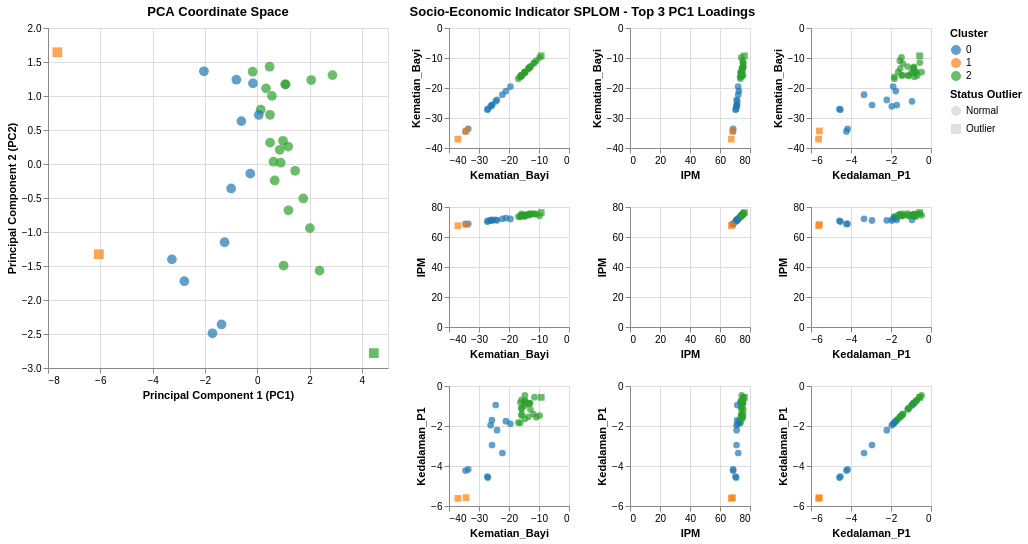

Source (notebook cell):
### Markdown cell above
## Integrasi Visualisasi Multivariat Tambahan & Brushing-Linking

### Subtask:
 Visualisasi multivariat tingkat lanjut yang mencakup peta panas terklaster secara menyeluruh (full clustered heatmap), diagram koordinat paralel yang interaktif, serta dasbor brushing-and-linking yang menghubungkan diagram sebar PCA dengan matriks diagram sebar (SPLOM).

### Code cell
import seaborn as sns
import matplotlib.pyplot as plt
import plotly.express as px
import altair as alt
import pandas as pd
import numpy as np

assert 'pca_scores' in globals(), "Dataframe utama 'pca_scores' tidak ditemukan!"
assert 'pca' in globals(), "Model PCA tidak ditemukan!"
assert 'curr_features' in globals(), "Fitur terpilih 'curr_features' tidak ditemukan!"
assert 'df_scaled_new' in globals() or 'df_scaled' in globals(), "Data terstandardisasi tidak ditemukan!"
df_active_scaled = df_scaled_new if 'df_scaled_new' in globals() else df_scaled

# 1. Clustered Heatmap (Konsisten dengan Cluster)
df_heatmap = df_active_scaled[curr_features].copy()
df_heatmap.index = df_active_scaled['Provinsi']

# Map warna baris berdasarkan Cluster pada pca_scores
color_palette = {'0': '#1f77b4', '1': '#ff7f0e', '2': '#2ca02c'}
row_colors = pca_scores.set_index('Provinsi')['Cluster'].map(color_palette)

g = sns.clustermap(
    df_heatmap,
    cmap='RdYlBu_r',
    center=0,
    row_colors=row_colors,
    linewidths=.15,
    figsize=(11, 13),
    cbar_kws={'label': 'Z-Score'}
)
plt.suptitle("Clustered Heatmap: Hierarchical Clustering of Provinces and Indicators", y=1.01, fontsize=14, weight='bold')
plt.show()

# 2. Interactive Parallel Coordinates Plot
df_parallel = pca_scores.copy()
df_parallel['Cluster_Code'] = df_parallel['Cluster'].astype(int)

fig_parallel = px.parallel_coordinates(
    df_parallel,
    dimensions=curr_features,
    color='Cluster_Code',
    color_continuous_scale=[
        (0.0, '#1f77b4'),  # Cluster 0
        (0.5, '#ff7f0e'),  # Cluster 1
        (1.0, '#2ca02c')   # Cluster 2
    ],
    labels={col: col.replace('_', ' ') for col in curr_features},
    title="Parallel Coordinates Plot: Socio-Economic Profiles Across K-Means Clusters"
)
fig_parallel.update_layout(title_font_size=16, margin=dict(l=70, r=60, t=80, b=40))
fig_parallel.show()

# 3. Interactive Brushing and Linking Dashboard (Altair)
# Menyeleksi otomatis 3 variabel asli dengan loading PC1 terbesar secara absolut
loadings_df = pd.DataFrame(
    pca.components_[0],
    index=curr_features,
    columns=['PC1_Loading']
)
top_3_vars = loadings_df['PC1_Loading'].abs().nlargest(3).index.tolist()
print("Top 3 indicators selected for SPLOM:", top_3_vars)

brush = alt.selection_interval(name="brush")

pca_chart = alt.Chart(pca_scores).mark_point(size=95, filled=True).encode(
    x=alt.X('PC1:Q', title='Principal Component 1 (PC1)'),
    y=alt.Y('PC2:Q', title='Principal Component 2 (PC2)'),
    color=alt.condition(brush, 'Cluster:N', alt.value('lightgray'), title='Cluster', scale=alt.Scale(domain=['0', '1', '2'], range=['#1f77b4', '#ff7f0e', '#2ca02c'])),
    shape=alt.Shape('Status_Outlier:N', title='Status Outlier'),
    tooltip=['Provinsi', 'Cluster', 'Status_Outlier']
).properties(
    width=340,
    height=340,
    title='PCA Coordinate Space'
).add_params(
    brush
)

splom_chart = alt.Chart(pca_scores).mark_point(size=45, filled=True).encode(
    x=alt.X(alt.repeat("column"), type='quantitative'),
    y=alt.Y(alt.repeat("row"), type='quantitative'),
    color=alt.condition(brush, 'Cluster:N', alt.value('lightgray'), title='Cluster', scale=alt.Scale(domain=['0', '1', '2'], range=['#1f77b4', '#ff7f0e', '#2ca02c'])),
    shape=alt.Shape('Status_Outlier:N', title='Status Outlier'),
    tooltip=['Provinsi']
).properties(
    width=120,
    height=120
).repeat(
    row=top_3_vars,
    column=top_3_vars
).properties(
    title='Socio-Economic Indicator SPLOM - Top 3 PC1 Loadings'
)

dashboard = alt.hconcat(pca_chart, splom_chart).resolve_scale(
    color='shared',
    shape='shared'
)

dashboard.display()

### Figure 1 — Vega-Lite specification as saved in the notebook (floating-point values rounded to 4 significant figures)
{"config": {"view": {"continuousWidth": 300, "continuousHeight": 300}}, "hconcat": [{"data": {"name": "data-8772f249ad0b0319b61ae18cc164e15b"}, "mark": {"type": "point", "filled": true, "size": 95}, "encoding": {"color": {"condition": {"param": "brush", "field": "Cluster", "type": "nominal", "title": "Cluster", "scale": {"domain": ["0", "1", "2"], "range": ["#1f77b4", "#ff7f0e", "#2ca02c"]}}, "value": "lightgray"}, "shape": {"field": "Status_Outlier", "title": "Status Outlier", "type": "nominal"}, "tooltip": [{"field": "Provinsi", "type": "nominal"}, {"field": "Cluster", "type": "nominal"}, {"field": "Status_Outlier", "type": "nominal"}], "x": {"field": "PC1", "title": "Principal Component 1 (PC1)", "type": "quantitative"}, "y": {"field": "PC2", "title": "Principal Component 2 (PC2)", "type": "quantitative"}}, "height": 340, "name": "view_2", "title": "PCA Coordinate Space", "width": 340}, {"repeat": {"column": ["Kematian_Bayi", "IPM", "Kedalaman_P1"], "row": ["Kematian_Bayi", "IPM", "Kedalaman_P1"]}, "spec": {"data": {"name": "data-8772f249ad0b0319b61ae18cc164e15b"}, "mark": {"type": "point", "filled": true, "size": 45}, "encoding": {"color": {"condition": {"param": "brush", "field": "Cluster", "type": "nominal", "title": "Cluster", "scale": {"domain": ["0", "1", "2"], "range": ["#1f77b4", "#ff7f0e", "#2ca02c"]}}, "value": "lightgray"}, "shape": {"field": "Status_Outlier", "title": "Status Outlier", "type": "nominal"}, "tooltip": [{"field": "Provinsi", "type": "nominal"}], "x": {"field": {"repeat": "column"}, "type": "quantitative"}, "y": {"field": {"repeat": "row"}, "type": "quantitative"}}, "height": 120, "width": 120}, "title": "Socio-Economic Indicator SPLOM - Top 3 PC1 Loadings"}], "params": [{"name": "brush", "select": {"type": "interval"}, "views": ["view_2"]}], "resolve": {"scale": {"color": "shared", "shape": "shared"}}, "$schema": "https://vega.github.io/schema/vega-lite/v5.20.1.json", "datasets": {"data-8772f249ad0b0319b61ae18cc164e15b": [{"PC1": -0.1749, "PC2": 1.357, "Provinsi": "ACEH", "Cluster": "2", "Status_Outlier": "Normal", "IPM": 73.48, "Kedalaman_P1": -1.84, "Kematian_Bayi": -16.27, "Sanitasi": 82.21, "Gini": -0.329, "TPT": -5.5, "PDRB_Kapita": 45770.0, "Pekerja_Formal": 36.09, "APK_PT": 42.81, "Internet_BlankSpot": -552.0}, {"PC1": 2.064, "PC2": 1.235, "Provinsi": "BALI", "Cluster": "2", "Status_Outlier": "Normal", "IPM": 75.46, "Kedalaman_P1": -0.56, "Kematian_Bayi": -11.51, "Sanitasi": 98.2, "Gini": -0.352, "TPT": -1.58, "PDRB_Kapita": 72660.0, "Pekerja_Formal": 49.53, "APK_PT": 40.69, "Internet_BlankSpot": -1.0}, {"PC1": 2.014, "PC2": -0.9432, "Provinsi": "BANTEN", "Cluster": "2", "Status_Outlier": "Normal", "IPM": 75.33, "Kedalaman_P1": -0.85, "Kematian_Bayi": -12.94, "Sanitasi": 90.71, "Gini": -0.335, "TPT": -6.64, "PDRB_Kapita": 74670.0, "Pekerja_Formal": 54.88, "APK_PT": 34.33, "Internet_BlankSpot": -94.0}, {"PC1": 0.4745, "PC2": 1.431, "Provinsi": "BENGKULU", "Cluster": "2", "Status_Outlier": "Normal", "IPM": 73.59, "Kedalaman_P1": -1.83, "Kematian_Bayi": -16.89, "Sanitasi": 85.75, "Gini": -0.424, "TPT": -3.24, "PDRB_Kapita": 52300.0, "Pekerja_Formal": 34.83, "APK_PT": 38.94, "Internet_BlankSpot": -91.0}, {"PC1": 2.875, "PC2": 1.307, "Provinsi": "DI YOGYAKARTA", "Cluster": "2", "Status_Outlier": "Normal", "IPM": 74.15, "Kedalaman_P1": -1.475, "Kematian_Bayi": -9.8, "Sanitasi": 96.94, "Gini": -0.434, "TPT": -3.18, "PDRB_Kapita": 55040.0, "Pekerja_Formal": 46.03, "APK_PT": 74.7, "Internet_BlankSpot": -17.0}, {"PC1": 4.458, "PC2": -2.781, "Provinsi": "DKI JAKARTA", "Cluster": "2", "Status_Outlier": "Outlier", "IPM": 76.27, "Kedalaman_P1": -0.57, "Kematian_Bayi": -9.26, "Sanitasi": 93.98, "Gini": -0.441, "TPT": -6.18, "PDRB_Kapita": 367700.0, "Pekerja_Formal": 63.37, "APK_PT": 41.78, "Internet_BlankSpot": -0.0}, {"PC1": -0.6062, "PC2": 0.6308, "Provinsi": "GORONTALO", "Cluster": "0", "Status_Outlier": "Normal", "IPM": 71.06, "Kedalaman_P1": -1.96, "Kematian_Bayi": -26.12, "Sanitasi": 84.7, "Gini": -0.389, "TPT": -3.12, "PDRB_Kapita": 47480.0, "Pekerja_Formal": 38.86, "APK_PT": 37.75, "Internet_BlankSpot": -58.0}, {"PC1": 0.8983, "PC2": 0.0192, "Provinsi": "JAMBI", "Cluster": "2", "Status_Outlier": "Normal", "IPM": 74.39, "Kedalaman_P1": -0.98, "Kematian_Bayi": -14.75, "Sanitasi": 85.88, "Gini": -0.328, "TPT": -4.48, "PDRB_Kapita": 92790.0, "Pekerja_Formal": 42.73, "APK_PT": 33.58, "Internet_BlankSpot": -106.0}, {"PC1": 1.45, "PC2": -0.09942, "Provinsi": "JAWA BARAT", "Cluster": "2", "Status_Outlier": "Normal", "IPM": 75.53, "Kedalaman_P1": -1.17, "Kematian_Bayi": -12.84, "Sanitasi": 76.2, "Gini": -0.426, "TPT": -6.74, "PDRB_Kapita": 59860.0, "Pekerja_Formal": 45.05, "APK_PT": 28.36, "Internet_BlankSpot": -83.0}, {"PC1": 1.072, "PC2": 1.171, "Provinsi": "JAWA TENGAH", "Cluster": "2", "Status_Outlier": "Normal", "IPM": 75.24, "Kedalaman_P1": -1.56, "Kematian_Bayi": -10.88, "Sanitasi": 87.51, "Gini": -0.39, "TPT": -4.33, "PDRB_Kapita": 50820.0, "Pekerja_Formal": 41.21, "APK_PT": 29.7, "Internet_BlankSpot": -187.0}, {"PC1": 1.084, "PC2": 1.171, "Provinsi": "JAWA TIMUR", "Cluster": "2", "Status_Outlier": "Normal", "IPM": 75.36, "Kedalaman_P1": -1.41, "Kematian_Bayi": -11.84, "Sanitasi": 88.26, "Gini": -0.383, "TPT": -3.61, "PDRB_Kapita": 80860.0, "Pekerja_Formal": 38.27, "APK_PT": 32.4, "Internet_BlankSpot": -150.0}, {"PC1": 0.5617, "PC2": 1.001, "Provinsi": "KALIMANTAN BARAT", "Cluster": "2", "Status_Outlier": "Normal", "IPM": 74.28, "Kedalaman_P1": -0.86, "Kematian_Bayi": -14.83, "Sanitasi": 88.37, "Gini": -0.348, "TPT": -4.23, "PDRB_Kapita": 56980.0, "Pekerja_Formal": 43.61, "APK_PT": 23.99, "Internet_BlankSpot": -272.0}, {"PC1": 0.8615, "PC2": 0.2092, "Provinsi": "KALIMANTAN SELATAN", "Cluster": "2", "Status_Outlier": "Normal", "IPM": 74.49, "Kedalaman_P1": -0.47, "Kematian_Bayi": -14.7, "Sanitasi": 86.8, "Gini": -0.304, "TPT": -3.94, "PDRB_Kapita": 70580.0, "Pekerja_Formal": 46.52, "APK_PT": 28.12, "Internet_BlankSpot": -104.0}, {"PC1": 0.4907, "PC2": 0.314, "Provinsi": "KALIMANTAN TENGAH", "Cluster": "2", "Status_Outlier": "Normal", "IPM": 74.01, "Kedalaman_P1": -0.83, "Kematian_Bayi": -16.21, "Sanitasi": 83.14, "Gini": -0.31, "TPT": -3.47, "PDRB_Kapita": 84730.0, "Pekerja_Formal": 49.85, "APK_PT": 25.49, "Internet_BlankSpot": -181.0}, {"PC1": 2.383, "PC2": -1.568, "Provinsi": "KALIMANTAN TIMUR", "Cluster": "2", "Status_Outlier": "Normal", "IPM": 75.28, "Kedalaman_P1": -0.88, "Kematian_Bayi": -13.47, "Sanitasi": 92.57, "Gini": -0.316, "TPT": -5.33, "PDRB_Kapita": 208300.0, "Pekerja_Formal": 56.78, "APK_PT": 40.44, "Internet_BlankSpot": -126.0}, {"PC1": 1.009, "PC2": -1.495, "Provinsi": "KALIMANTAN UTARA", "Cluster": "2", "Status_Outlier": "Normal", "IPM": 73.68, "Kedalaman_P1": -0.75, "Kematian_Bayi": -14.76, "Sanitasi": 86.0, "Gini": -0.262, "TPT": -3.9, "PDRB_Kapita": 208200.0, "Pekerja_Formal": 51.56, "APK_PT": 27.93, "Internet_BlankSpot": -74.0}, {"PC1": 0.621, "PC2": 0.03398, "Provinsi": "KEPULAUAN BANGKA BELITUNG", "Cluster": "2", "Status_Outlier": "Normal", "IPM": 74.46, "Kedalaman_P1": -1.475, "Kematian_Bayi": -15.82, "Sanitasi": 85.93, "Gini": -0.332, "TPT": -4.165, "PDRB_Kapita": 72340.0, "Pekerja_Formal": 39.21, "APK_PT": 33.83, "Internet_BlankSpot": -1.0}, {"PC1": 0.9847, "PC2": 0.3415, "Provinsi": "KEPULAUAN RIAU", "Cluster": "2", "Status_Outlier": "Normal", "IPM": 75.46, "Kedalaman_P1": -0.69, "Kematian_Bayi": -15.82, "Sanitasi": 85.93, "Gini": -0.332, "TPT": -4.165, "PDRB_Kapita": 72340.0, "Pekerja_Formal": 39.21, "APK_PT": 33.83, "Internet_BlankSpot": -42.0}, {"PC1": 0.1341, "PC2": 0.8006, "Provinsi": "LAMPUNG", "Cluster": "2", "Status_Outlier": "Normal", "IPM": 74.71, "Kedalaman_P1": -1.54, "Kematian_Bayi": -13.53, "Sanitasi": 87.29, "Gini": -0.319, "TPT": -4.07, "PDRB_Kapita": 55010.0, "Pekerja_Formal": 35.28, "APK_PT": 24.38, "Internet_BlankSpot": -164.0}, {"PC1": -1.249, "PC2": -1.15, "Provinsi": "MALUKU", "Cluster": "0", "Status_Outlier": "Normal", "IPM": 71.02, "Kedalaman_P1": -2.95, "Kematian_Bayi": -25.66, "Sanitasi": 83.09, "Gini": -0.276, "TPT": -5.95, "PDRB_Kapita": 33650.0, "Pekerja_Formal": 33.94, "APK_PT": 42.89, "Internet_BlankSpot": -33.0}, {"PC1": -0.2667, "PC2": -0.1419, "Provinsi": "MALUKU UTARA", "Cluster": "0", "Status_Outlier": "Normal", "IPM": 71.47, "Kedalaman_P1": -0.95, "Kematian_Bayi": -24.45, "Sanitasi": 84.12, "Gini": -0.34, "TPT": -4.26, "PDRB_Kapita": 97260.0, "Pekerja_Formal": 35.49, "APK_PT": 39.08, "Internet_BlankSpot": -81.0}, {"PC1": -0.1625, "PC2": 1.185, "Provinsi": "NUSA TENGGARA BARAT", "Cluster": "0", "Status_Outlier": "Normal", "IPM": 72.6, "Kedalaman_P1": -1.76, "Kematian_Bayi": -21.03, "Sanitasi": 88.29, "Gini": -0.397, "TPT": -3.22, "PDRB_Kapita": 33670.0, "Pekerja_Formal": 31.58, "APK_PT": 36.49, "Internet_BlankSpot": -35.0}, {"PC1": -2.038, "PC2": 1.364, "Provinsi": "NUSA TENGGARA TIMUR", "Cluster": "0", "Status_Outlier": "Normal", "IPM": 72.16, "Kedalaman_P1": -3.35, "Kematian_Bayi": -22.21, "Sanitasi": 80.8, "Gini": -0.28, "TPT": -3.23, "PDRB_Kapita": 25840.0, "Pekerja_Formal": 31.56, "APK_PT": 32.09, "Internet_BlankSpot": -415.0}, {"PC1": -1.366, "PC2": -2.36, "Provinsi": "PAPUA", "Cluster": "0", "Status_Outlier": "Normal", "IPM": 70.77, "Kedalaman_P1": -4.58, "Kematian_Bayi": -27.07, "Sanitasi": 76.71, "Gini": -0.314, "TPT": -6.92, "PDRB_Kapita": 84310.0, "Pekerja_Formal": 47.12, "APK_PT": 34.08, "Internet_BlankSpot": -64.0}, {"PC1": -2.787, "PC2": -1.723, "Provinsi": "PAPUA BARAT", "Cluster": "0", "Status_Outlier": "Normal", "IPM": 68.76, "Kedalaman_P1": -4.17, "Kematian_Bayi": -33.58, "Sanitasi": 78.55, "Gini": -0.279, "TPT": -4.21, "PDRB_Kapita": 139200.0, "Pekerja_Formal": 36.81, "APK_PT": 27.99, "Internet_BlankSpot": -108.0}, {"PC1": -1.712, "PC2": -2.49, "Provinsi": "PAPUA BARAT DAYA", "Cluster": "0", "Status_Outlier": "Normal", "IPM": 70.31, "Kedalaman_P1": -4.53, "Kematian_Bayi": -27.2, "Sanitasi": 79.56, "Gini": -0.251, "TPT": -6.61, "PDRB_Kapita": 61620.0, "Pekerja_Formal": 44.34, "APK_PT": 38.22, "Internet_BlankSpot": -24.0}, {"PC1": -7.643, "PC2": 1.644, "Provinsi": "PAPUA PEGUNUNGAN", "Cluster": "1", "Status_Outlier": "Outlier", "IPM": 67.55, "Kedalaman_P1": -5.62, "Kematian_Bayi": -37.04, "Sanitasi": 16.34, "Gini": -0.301, "TPT": -1.68, "PDRB_Kapita": 19110.0, "Pekerja_Formal": 4.7, "APK_PT": 13.34, "Internet_BlankSpot": -366.0}, {"PC1": -3.262, "PC2": -1.403, "Provinsi": "PAPUA SELATAN", "Cluster": "0", "Status_Outlier": "Normal", "IPM": 68.71, "Kedalaman_P1": -4.23, "Kematian_Bayi": -34.49, "Sanitasi": 65.06, "Gini": -0.326, "TPT": -4.9, "PDRB_Kapita": 64930.0, "Pekerja_Formal": 34.12, "APK_PT": 24.15, "Internet_BlankSpot": -11.0}, {"PC1": -6.056, "PC2": -1.326, "Provinsi": "PAPUA TENGAH", "Cluster": "1", "Status_Outlier": "Outlier", "IPM": 68.38, "Kedalaman_P1": -5.58, "Kematian_Bayi": -34.32, "Sanitasi": 39.73, "Gini": -0.207, "TPT": -3.55, "PDRB_Kapita": 107600.0, "Pekerja_Formal": 15.28, "APK_PT": 13.62, "Internet_BlankSpot": -114.0}, {"PC1": 1.759, "PC2": -0.5063, "Provinsi": "RIAU", "Cluster": "2", "Status_Outlier": "Normal", "IPM": 74.74, "Kedalaman_P1": -0.87, "Kematian_Bayi": -13.28, "Sanitasi": 91.21, "Gini": -0.345, "TPT": -4.12, "PDRB_Kapita": 176400.0, "Pekerja_Formal": 48.0, "APK_PT": 35.3, "Internet_BlankSpot": -95.0}, {"PC1": -0.7977, "PC2": 1.24, "Provinsi": "SULAWESI BARAT", "Cluster": "0", "Status_Outlier": "Normal", "IPM": 71.44, "Kedalaman_P1": -1.71, "Kematian_Bayi": -25.7, "Sanitasi": 85.98, "Gini": -0.434, "TPT": -3.17, "PDRB_Kapita": 46650.0, "Pekerja_Formal": 29.37, "APK_PT": 28.22, "Internet_BlankSpot": -55.0}, {"PC1": 1.184, "PC2": 0.2568, "Provinsi": "SULAWESI SELATAN", "Cluster": "2", "Status_Outlier": "Normal", "IPM": 74.15, "Kedalaman_P1": -1.4, "Kematian_Bayi": -15.76, "Sanitasi": 94.19, "Gini": -0.373, "TPT": -4.96, "PDRB_Kapita": 78750.0, "Pekerja_Formal": 39.55, "APK_PT": 40.28, "Internet_BlankSpot": -107.0}, {"PC1": -0.9965, "PC2": -0.3596, "Provinsi": "SULAWESI TENGAH", "Cluster": "0", "Status_Outlier": "Normal", "IPM": 71.1, "Kedalaman_P1": -2.21, "Kematian_Bayi": -23.99, "Sanitasi": 79.62, "Gini": -0.305, "TPT": -3.02, "PDRB_Kapita": 131600.0, "Pekerja_Formal": 35.43, "APK_PT": 38.14, "Internet_BlankSpot": -74.0}, {"PC1": 0.05999, "PC2": 0.7207, "Provinsi": "SULAWESI TENGGARA", "Cluster": "0", "Status_Outlier": "Normal", "IPM": 72.06, "Kedalaman_P1": -1.89, "Kematian_Bayi": -19.53, "Sanitasi": 91.96, "Gini": -0.359, "TPT": -3.27, "PDRB_Kapita": 72030.0, "Pekerja_Formal": 38.87, "APK_PT": 39.27, "Internet_BlankSpot": -144.0}, {"PC1": 1.192, "PC2": -0.6802, "Provinsi": "SULAWESI UTARA", "Cluster": "2", "Status_Outlier": "Normal", "IPM": 74.44, "Kedalaman_P1": -1.11, "Kematian_Bayi": -15.75, "Sanitasi": 87.72, "Gini": -0.343, "TPT": -6.03, "PDRB_Kapita": 75230.0, "Pekerja_Formal": 45.44, "APK_PT": 33.51, "Internet_BlankSpot": -46.0}, {"PC1": 0.6673, "PC2": -0.2422, "Provinsi": "SUMATERA BARAT", "Cluster": "2", "Status_Outlier": "Normal", "IPM": 74.69, "Kedalaman_P1": -0.74, "Kematian_Bayi": -14.58, "Sanitasi": 74.59, "Gini": -0.307, "TPT": -5.69, "PDRB_Kapita": 59550.0, "Pekerja_Formal": 35.67, "APK_PT": 42.32, "Internet_BlankSpot": -45.0}, {"PC1": 0.3351, "PC2": 1.112, "Provinsi": "SUMATERA SELATAN", "Cluster": "2", "Status_Outlier": "Normal", "IPM": 74.58, "Kedalaman_P1": -1.64, "Kematian_Bayi": -14.66, "Sanitasi": 85.5, "Gini": -0.37, "TPT": -3.89, "PDRB_Kapita": 80660.0, "Pekerja_Formal": 36.87, "APK_PT": 27.41, "Internet_BlankSpot": -238.0}, {"PC1": 0.4866, "PC2": 0.7242, "Provinsi": "SUMATERA UTARA", "Cluster": "2", "Status_Outlier": "Normal", "IPM": 74.19, "Kedalaman_P1": -1.13, "Kematian_Bayi": -15.88, "Sanitasi": 87.47, "Gini": -0.324, "TPT": -5.05, "PDRB_Kapita": 78310.0, "Pekerja_Formal": 42.74, "APK_PT": 33.04, "Internet_BlankSpot": -402.0}]}}
